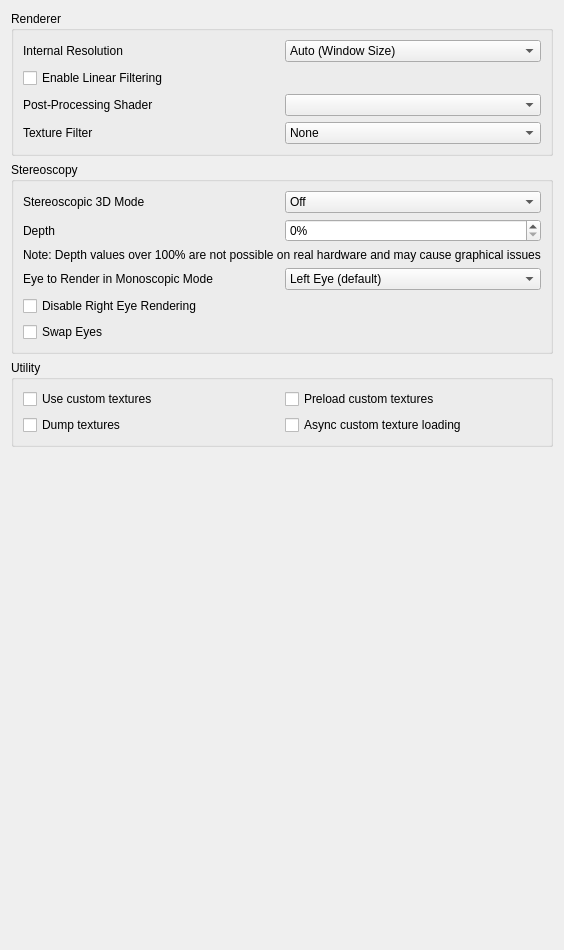
<?xml version="1.0" encoding="UTF-8"?>
<ui version="4.0">
 <class>ConfigureEnhancements</class>
 <widget class="QWidget" name="ConfigureEnhancements">
  <property name="geometry">
   <rect>
    <x>0</x>
    <y>0</y>
    <width>440</width>
    <height>950</height>
   </rect>
  </property>
  <property name="minimumSize">
   <size>
    <width>0</width>
    <height>0</height>
   </size>
  </property>
  <property name="windowTitle">
   <string>Form</string>
  </property>
  <layout class="QVBoxLayout" name="verticalLayout_2">
   <item>
    <widget class="QGroupBox" name="rendererBox">
     <property name="title">
      <string>Renderer</string>
     </property>
     <layout class="QVBoxLayout" name="verticalLayout_3">
      <item>
       <widget class="QWidget" name="widget_resolution" native="true">
        <layout class="QHBoxLayout" name="horizontalLayout_1">
         <property name="leftMargin">
          <number>0</number>
         </property>
         <property name="topMargin">
          <number>0</number>
         </property>
         <property name="rightMargin">
          <number>0</number>
         </property>
         <property name="bottomMargin">
          <number>0</number>
         </property>
         <item>
          <widget class="QLabel" name="resolution_label">
           <property name="text">
            <string>Internal Resolution</string>
           </property>
          </widget>
         </item>
         <item>
          <widget class="QComboBox" name="resolution_factor_combobox">
           <item>
            <property name="text">
             <string>Auto (Window Size)</string>
            </property>
           </item>
           <item>
            <property name="text">
             <string>Native (400x240)</string>
            </property>
           </item>
           <item>
            <property name="text">
             <string>2x Native (800x480)</string>
            </property>
           </item>
           <item>
            <property name="text">
             <string>3x Native (1200x720)</string>
            </property>
           </item>
           <item>
            <property name="text">
             <string>4x Native (1600x960)</string>
            </property>
           </item>
           <item>
            <property name="text">
             <string>5x Native (2000x1200)</string>
            </property>
           </item>
           <item>
            <property name="text">
             <string>6x Native (2400x1440)</string>
            </property>
           </item>
           <item>
            <property name="text">
             <string>7x Native (2800x1680)</string>
            </property>
           </item>
           <item>
            <property name="text">
             <string>8x Native (3200x1920)</string>
            </property>
           </item>
           <item>
            <property name="text">
             <string>9x Native (3600x2160)</string>
            </property>
           </item>
           <item>
            <property name="text">
             <string>10x Native (4000x2400)</string>
            </property>
           </item>
          </widget>
         </item>
        </layout>
       </widget>
      </item>
      <item>
       <widget class="QCheckBox" name="toggle_linear_filter">
        <property name="text">
         <string>Enable Linear Filtering</string>
        </property>
       </widget>
      </item>
      <item>
       <widget class="QWidget" name="widget_shader" native="true">
        <layout class="QHBoxLayout" name="horizontalLayout_2">
         <property name="leftMargin">
          <number>0</number>
         </property>
         <property name="topMargin">
          <number>0</number>
         </property>
         <property name="rightMargin">
          <number>0</number>
         </property>
         <property name="bottomMargin">
          <number>0</number>
         </property>
         <item>
          <widget class="QLabel" name="shader_label">
           <property name="text">
            <string>Post-Processing Shader</string>
           </property>
          </widget>
         </item>
         <item>
          <widget class="QComboBox" name="shader_combobox"/>
         </item>
        </layout>
       </widget>
      </item>
      <item>
       <widget class="QWidget" name="widget_texture_filter" native="true">
        <layout class="QHBoxLayout" name="horizontalLayout_3">
         <property name="leftMargin">
          <number>0</number>
         </property>
         <property name="topMargin">
          <number>0</number>
         </property>
         <property name="rightMargin">
          <number>0</number>
         </property>
         <property name="bottomMargin">
          <number>0</number>
         </property>
         <item>
          <widget class="QLabel" name="texture_filter_label">
           <property name="text">
            <string>Texture Filter</string>
           </property>
          </widget>
         </item>
         <item>
          <widget class="QComboBox" name="texture_filter_combobox">
           <item>
            <property name="text">
             <string>None</string>
            </property>
           </item>
           <item>
            <property name="text">
             <string>Anime4K</string>
            </property>
           </item>
           <item>
            <property name="text">
             <string>Bicubic</string>
            </property>
           </item>
           <item>
            <property name="text">
             <string>ScaleForce</string>
            </property>
           </item>
           <item>
            <property name="text">
             <string>xBRZ</string>
            </property>
           </item>
           <item>
            <property name="text">
             <string>MMPX</string>
            </property>
           </item>
          </widget>
         </item>
        </layout>
       </widget>
      </item>
     </layout>
    </widget>
   </item>
   <item>
    <widget class="QGroupBox" name="stereo_group">
     <property name="title">
      <string>Stereoscopy</string>
     </property>
     <layout class="QVBoxLayout" name="verticalLayout_4">
      <item>
       <layout class="QHBoxLayout" name="horizontalLayout_4">
        <item>
         <widget class="QLabel" name="label_4">
          <property name="text">
           <string>Stereoscopic 3D Mode</string>
          </property>
         </widget>
        </item>
        <item>
         <widget class="QComboBox" name="render_3d_combobox">
          <item>
           <property name="text">
            <string>Off</string>
           </property>
          </item>
          <item>
           <property name="text">
            <string>Side by Side</string>
           </property>
          </item>
          <item>
           <property name="text">
            <string>Side by Side Full Width</string>
           </property>
          </item>
          <item>
           <property name="text">
            <string>Anaglyph</string>
           </property>
          </item>
          <item>
           <property name="text">
            <string>Interlaced</string>
           </property>
          </item>
          <item>
           <property name="text">
            <string>Reverse Interlaced</string>
           </property>
          </item>
         </widget>
        </item>
       </layout>
      </item>
      <item>
       <layout class="QHBoxLayout" name="horizontalLayout_5">
        <item>
         <widget class="QLabel" name="label_3">
          <property name="text">
           <string>Depth</string>
          </property>
         </widget>
        </item>
        <item>
         <widget class="QSpinBox" name="factor_3d">
          <property name="suffix">
           <string>%</string>
          </property>
          <property name="minimum">
           <number>0</number>
          </property>
          <property name="maximum">
           <number>255</number>
          </property>
          <property name="value">
           <number>0</number>
          </property>
         </widget>
        </item>
       </layout>
      </item>
      <item>
       <widget class="QLabel" name="excessive_depth_warning_label">
        <property name="text">
         <string>Note: Depth values over 100% are not possible on real hardware and may cause graphical issues</string>
        </property>
       </widget>
      </item>
      <item>
       <layout class="QHBoxLayout" name="horizontalLayout_6">
        <item>
         <widget class="QLabel" name="label_6">
          <property name="text">
           <string>Eye to Render in Monoscopic Mode</string>
          </property>
         </widget>
        </item>
        <item>
         <widget class="QComboBox" name="mono_rendering_eye">
          <item>
           <property name="text">
            <string>Left Eye (default)</string>
           </property>
          </item>
          <item>
           <property name="text">
            <string>Right Eye</string>
           </property>
          </item>
         </widget>
        </item>
       </layout>
      </item>
      <item>
       <widget class="QCheckBox" name="disable_right_eye_render">
        <property name="text">
         <string>Disable Right Eye Rendering</string>
        </property>
        <property name="toolTip">
         <string>&lt;html&gt;&lt;head/&gt;&lt;body&gt;&lt;p&gt;Disable Right Eye Rendering&lt;/p&gt;&lt;p&gt;Disables rendering the right eye image when not using stereoscopic mode. Greatly improves performance in some applications, but can cause flickering in others.&lt;/p&gt;&lt;/body&gt;&lt;/html&gt;</string>
        </property>
       </widget>
      </item>
      <item>
       <widget class="QCheckBox" name="swap_eyes_3d">
        <property name="text">
         <string>Swap Eyes</string>
        </property>
       </widget>
      </item>
     </layout>
    </widget>
   </item>
   <item>
    <widget class="QGroupBox" name="utilityBox">
     <property name="title">
      <string>Utility</string>
     </property>
     <layout class="QGridLayout" name="gridLayout_1">
      <item row="1" column="0">
       <widget class="QCheckBox" name="toggle_custom_textures">
        <property name="toolTip">
         <string>&lt;html&gt;&lt;head/&gt;&lt;body&gt;&lt;p&gt;Replace textures with PNG files.&lt;/p&gt;&lt;p&gt;Textures are loaded from load/textures/[Title ID]/.&lt;/p&gt;&lt;/body&gt;&lt;/html&gt;</string>
        </property>
        <property name="text">
         <string>Use custom textures</string>
        </property>
       </widget>
      </item>
      <item row="2" column="0">
       <widget class="QCheckBox" name="toggle_dump_textures">
        <property name="toolTip">
         <string>&lt;html&gt;&lt;head/&gt;&lt;body&gt;&lt;p&gt;Dump textures to PNG files.&lt;/p&gt;&lt;p&gt;Textures are dumped to dump/textures/[Title ID]/.&lt;/p&gt;&lt;/body&gt;&lt;/html&gt;</string>
        </property>
        <property name="text">
         <string>Dump textures</string>
        </property>
       </widget>
      </item>
      <item row="1" column="1">
       <widget class="QCheckBox" name="toggle_preload_textures">
        <property name="toolTip">
         <string>&lt;html&gt;&lt;head/&gt;&lt;body&gt;&lt;p&gt;Load all custom textures into memory on boot, instead of loading them when the application requires them.&lt;/p&gt;&lt;/body&gt;&lt;/html&gt;</string>
        </property>
        <property name="text">
         <string>Preload custom textures</string>
        </property>
       </widget>
      </item>
      <item row="2" column="1">
       <widget class="QCheckBox" name="toggle_async_custom_loading">
        <property name="toolTip">
         <string>&lt;html&gt;&lt;head/&gt;&lt;body&gt;&lt;p&gt;Load custom textures asynchronously with background threads to reduce loading stutter&lt;/p&gt;&lt;/body&gt;&lt;/html&gt;</string>
        </property>
        <property name="text">
         <string>Async custom texture loading</string>
        </property>
       </widget>
      </item>
     </layout>
    </widget>
   </item>
   <item>
    <spacer name="verticalSpacer">
     <property name="orientation">
      <enum>Qt::Vertical</enum>
     </property>
     <property name="sizeHint" stdset="0">
      <size>
       <width>20</width>
       <height>270</height>
      </size>
     </property>
    </spacer>
   </item>
  </layout>
 </widget>
 <tabstops>
  <tabstop>resolution_factor_combobox</tabstop>
  <tabstop>toggle_linear_filter</tabstop>
  <tabstop>shader_combobox</tabstop>
  <tabstop>texture_filter_combobox</tabstop>
  <tabstop>render_3d_combobox</tabstop>
  <tabstop>factor_3d</tabstop>
  <tabstop>mono_rendering_eye</tabstop>
  <tabstop>toggle_custom_textures</tabstop>
  <tabstop>toggle_dump_textures</tabstop>
  <tabstop>toggle_preload_textures</tabstop>
 </tabstops>
 <resources/>
 <connections/>
</ui>
